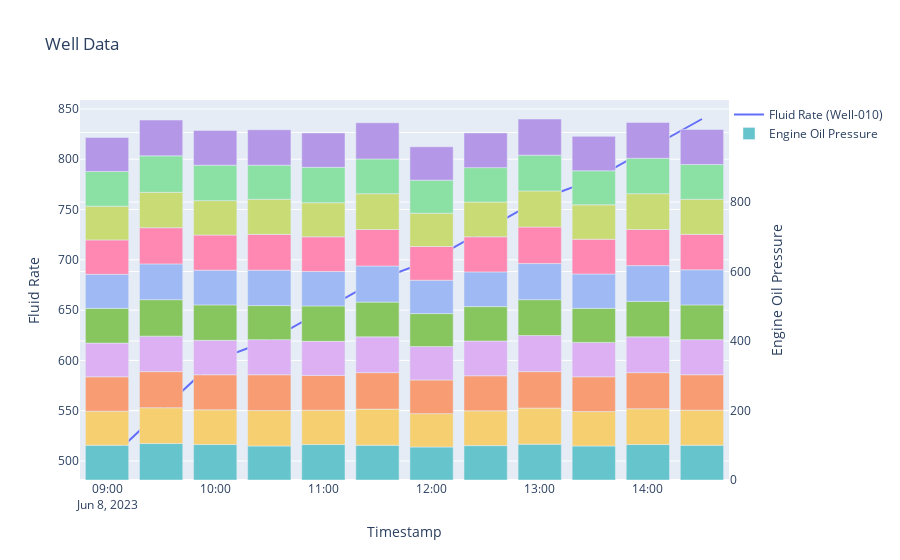

Here is the notebook cell this chart was saved with:
### Code cell
data = df.toPandas()

# Get unique well IDs
unique_well_ids = data['Well_ID'].unique()

# Create a dictionary to map each well ID to a color
color_map = {well_id: color for well_id, color in zip(unique_well_ids, px.colors.qualitative.Pastel)}

# Assign colors based on well ID
data['Color'] = data['Well_ID'].map(color_map)

fig = go.Figure()
# Iterate over each unique well ID
for well_id in unique_well_ids:
    well_data = data[data['Well_ID'] == well_id]

    scatter_trace = go.Scatter(
        x=well_data['Timestamp'],
        y=well_data['Fluid_Rate'],
        mode='lines',
        name=f'Fluid Rate ({well_id})'
    )
    fig.add_trace(scatter_trace)
# Create a bar plot for Oil Pressure
bar_trace = go.Bar(
    x=data['Timestamp'], 
    y=data['Engine_Oil_Pressure'], 
    name='Engine Oil Pressure', 
    yaxis='y2',
    marker=dict(color=data['Color'])
)

# Create the figure and layout
fig = go.Figure(data=[scatter_trace, bar_trace])
fig.update_layout(
    title='Well Data',
    xaxis_title='Timestamp',
    yaxis=dict(title='Fluid Rate'),
    yaxis2=dict(title='Engine Oil Pressure', overlaying='y', side='right'),
    legend=dict(x=1, y=1),
    showlegend=True
)

display(fig)
